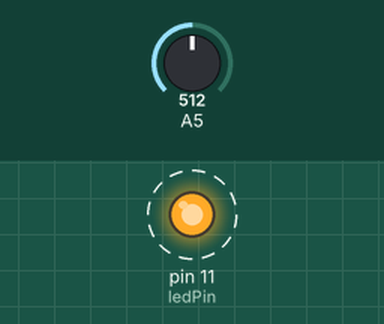
Recording of a sketch running on a simulated Arduino Mega 2560, built with avr-gcc and run on an emulated ATmega2560. Parts: output pins drawn as LEDs (lit = HIGH). Dashed ring = blinking. The test bench sets the inputs (shaded band); at power-on: A5 = 512.

Above: at 0.5 s.
Timing chart, 0 to 3.0 s (numbered marks = the images above):
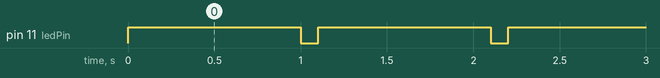

The sketch:

Soil_moist_blue.ino
```cpp
const int ledPin = 11;
const int soilPin = 21;
// the setup() method runs once, when the sketch starts

void setup() {
// initialize the digital pin as an output.
  pinMode(ledPin, OUTPUT);
  Serial1.begin(9800);
}
void loop() {
  int val = analogRead(soilPin);
  Serial1.print("Soil : ");
  Serial1.println(val);
  digitalWrite(ledPin, HIGH);
  delay(1000);
  digitalWrite(ledPin, LOW);
  delay(100);
}
```

Measured:
- by itself, pin 11 (ledPin): alternates HIGH for 1.0 s and LOW for 0.10 s
